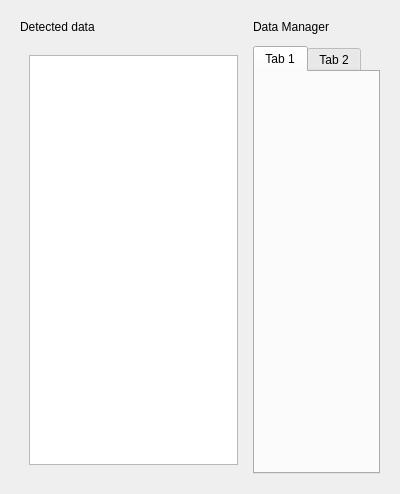
<?xml version="1.0" encoding="UTF-8"?>
<ui version="4.0">
 <class>Form</class>
 <widget class="QWidget" name="Form">
  <property name="geometry">
   <rect>
    <x>0</x>
    <y>0</y>
    <width>400</width>
    <height>494</height>
   </rect>
  </property>
  <property name="acceptDrops">
   <bool>true</bool>
  </property>
  <property name="windowTitle">
   <string>Form</string>
  </property>
  <layout class="QGridLayout" name="gridLayout">
   <item row="0" column="0">
    <widget class="QWidget" name="DataManagerWidget" native="true">
     <property name="sizePolicy">
      <sizepolicy hsizetype="Expanding" vsizetype="Preferred">
       <horstretch>2</horstretch>
       <verstretch>0</verstretch>
      </sizepolicy>
     </property>
     <layout class="QVBoxLayout" name="verticalLayout_3">
      <item>
       <layout class="QGridLayout" name="gridLayout_2">
        <property name="sizeConstraint">
         <enum>QLayout::SetDefaultConstraint</enum>
        </property>
        <item row="0" column="1">
         <widget class="QLabel" name="la_dataFiles">
          <property name="text">
           <string>Data Manager</string>
          </property>
         </widget>
        </item>
        <item row="1" column="1">
         <widget class="QWidget" name="dataLoaderWidget" native="true"/>
        </item>
        <item row="2" column="1">
         <widget class="QTabWidget" name="tab_data">
          <property name="currentIndex">
           <number>0</number>
          </property>
          <widget class="QWidget" name="tab">
           <attribute name="title">
            <string>Tab 1</string>
           </attribute>
          </widget>
          <widget class="QWidget" name="tab_2">
           <attribute name="title">
            <string>Tab 2</string>
           </attribute>
          </widget>
         </widget>
        </item>
        <item row="2" column="0">
         <widget class="QWidget" name="widget_2" native="true">
          <property name="sizePolicy">
           <sizepolicy hsizetype="Expanding" vsizetype="Preferred">
            <horstretch>2</horstretch>
            <verstretch>0</verstretch>
           </sizepolicy>
          </property>
          <layout class="QVBoxLayout" name="verticalLayout_2">
           <item>
            <widget class="QTableView" name="tableView">
             <property name="dragEnabled">
              <bool>true</bool>
             </property>
            </widget>
           </item>
          </layout>
         </widget>
        </item>
        <item row="0" column="0">
         <widget class="QLabel" name="label">
          <property name="text">
           <string>Detected data</string>
          </property>
         </widget>
        </item>
       </layout>
      </item>
     </layout>
    </widget>
   </item>
  </layout>
 </widget>
 <resources/>
 <connections/>
</ui>
